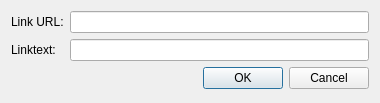
<?xml version="1.0" encoding="UTF-8"?>
<ui version="4.0">
 <class>LinkWidget</class>
 <widget class="QDialog" name="LinkWidget">
  <property name="windowModality">
   <enum>Qt::ApplicationModal</enum>
  </property>
  <property name="geometry">
   <rect>
    <x>0</x>
    <y>0</y>
    <width>380</width>
    <height>103</height>
   </rect>
  </property>
  <property name="windowTitle">
   <string>Dialog</string>
  </property>
  <layout class="QGridLayout" name="gridLayout">
   <item row="0" column="0">
    <widget class="QLabel" name="lblLinkUrl">
     <property name="text">
      <string>Link URL:</string>
     </property>
    </widget>
   </item>
   <item row="0" column="1">
    <widget class="KLineEdit" name="LinkUrl"/>
   </item>
   <item row="1" column="0">
    <widget class="QLabel" name="labelLinkText">
     <property name="text">
      <string>Linktext:</string>
     </property>
    </widget>
   </item>
   <item row="1" column="1">
    <widget class="KLineEdit" name="LinkText"/>
   </item>
   <item row="2" column="1">
    <widget class="QDialogButtonBox" name="buttonBox">
     <property name="orientation">
      <enum>Qt::Horizontal</enum>
     </property>
     <property name="standardButtons">
      <set>QDialogButtonBox::Cancel|QDialogButtonBox::Ok</set>
     </property>
    </widget>
   </item>
  </layout>
 </widget>
 <customwidgets>
  <customwidget>
   <class>KLineEdit</class>
   <extends>QLineEdit</extends>
   <header>klineedit.h</header>
  </customwidget>
 </customwidgets>
 <resources/>
 <connections>
  <connection>
   <sender>buttonBox</sender>
   <signal>accepted()</signal>
   <receiver>LinkWidget</receiver>
   <slot>accept()</slot>
   <hints>
    <hint type="sourcelabel">
     <x>248</x>
     <y>254</y>
    </hint>
    <hint type="destinationlabel">
     <x>157</x>
     <y>274</y>
    </hint>
   </hints>
  </connection>
  <connection>
   <sender>buttonBox</sender>
   <signal>rejected()</signal>
   <receiver>LinkWidget</receiver>
   <slot>reject()</slot>
   <hints>
    <hint type="sourcelabel">
     <x>316</x>
     <y>260</y>
    </hint>
    <hint type="destinationlabel">
     <x>286</x>
     <y>274</y>
    </hint>
   </hints>
  </connection>
 </connections>
</ui>
